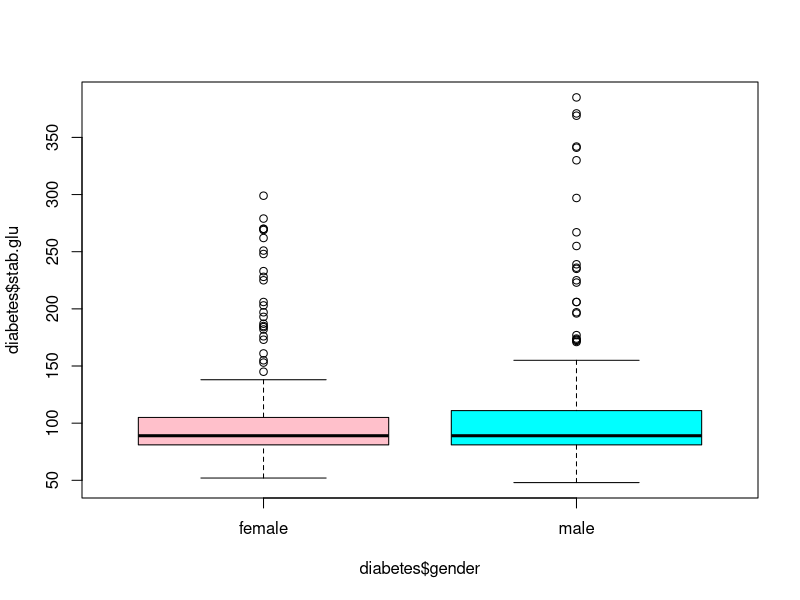

Reproduce this figure in R.
## ---- chunk 1
library(readxl)
library(dplyr)
## ---- chunk 2
PulsoCardiacoMujeres = read_excel("PulsoCardiacoMujeres.xlsx")

head(PulsoCardiacoMujeres)

diabetes = read_excel("diabetes.xlsx")

head(diabetes)

glimpse(diabetes)
## ---- chunk 3
resumen_stb_glu = diabetes %>% 
  group_by(gender) %>% 
  summarise(Total = n(),
            Mediana = median(stab.glu), # stab.glu = glucosa en ayunas
            Media_avg = mean(stab.glu),
            Varianza = var(stab.glu),
            StdDev = sd(stab.glu),
            Min = min(stab.glu),
            Max = max(stab.glu),
            Q3 = quantile(stab.glu, 0.75)) %>%
  print()

boxplot(diabetes$stab.glu ~ diabetes$gender, col = c("pink", "cyan"))

# Outliers:
library(rstatix)   # para la funcion identify_outliers()
diabetes %>% 
  group_by(gender) %>%
  identify_outliers(stab.glu) %>% 
  print()

## ---- chunk 4
# Error: hay NA
mean(diabetes$chol)
# Remove NA:
mean(diabetes$chol, na.rm = TRUE)

# Ignorar NA para estadisticas descriptivas
resumen_chol = diabetes %>% 
  group_by(gender) %>% 
  summarise(Total = n(),
            Mediana = median(chol, na.rm = TRUE),
            Media_avg = mean(chol, na.rm = TRUE),
            Varianza = var(chol, na.rm = TRUE),
            StdDev = sd(chol, na.rm = TRUE),
            Min = min(chol, na.rm = TRUE),
            Max = max(chol, na.rm = TRUE),
            Q3 = quantile(chol, 0.75, na.rm = TRUE)) %>%
  print()

## ---- chunk 5
# Ver cuantos NA hay por columna
colSums(is.na(diabetes))

# Filtrar por cualquier NA que haya en cualquier columna
filtrado_NA = filter(diabetes, if_any(everything(),is.na))
filtrado_NA
## ---- chunk 6
# Eliminar fila con NA en cualquier columna
diabetes1 <- diabetes %>%
  drop_na() %>%
  print()

# Eliminar fila con NA en las columnas bp.2s, bp.2d solamente (serian las menos relevantes porque ya hay una primera toma de glucosa bp.1s/d)
diabetes2 = diabetes %>%
  drop_na(bp.2s, bp.2d) %>%
  print()

## ---- chunk 7

# ejercicio: IMPUTAR (reemplazar) los NA de la columna bp.1s con los valores de la MEDIA y MEDIANA (sin los NA obvio)

# Imputar con la Media
media_bp.1s = mean(diabetes$bp.1s, na.rm = TRUE)
diabetes$bp.1s[is.na(diabetes$bp.1s)] = media_bp.1s
  
#confirmar: # ver como ya no hay NA en columna bp.1s
colSums(is.na(diabetes)) 

mean(diabetes$bp.1s)

# Imputar con la Mediana
mediana_bp.1d = median(diabetes$bp.1d, na.rm = TRUE)
diabetes$bp.1d[is.na(diabetes$bp.1d)] = mediana_bp.1d
colSums(is.na(diabetes))




# Ver el tipo de variables
glimpse(diabetes)

# IMPUTAR usando la MODA para las varibles categoricas <char>, la que se repite mas.
# R no tiene una funcion para la Moda pero por medio de una table() podemos ver los valores que se repiten mas

table(diabetes$frame) # Importante: La MODA seria "medium", no large o small.

moda_frame = "medium"
diabetes$frame[is.na(diabetes$frame)] = moda_frame

# Confirmar, ver que bp.1s, bp.1d y Frame ya no tienen NA
colSums(is.na(diabetes))

